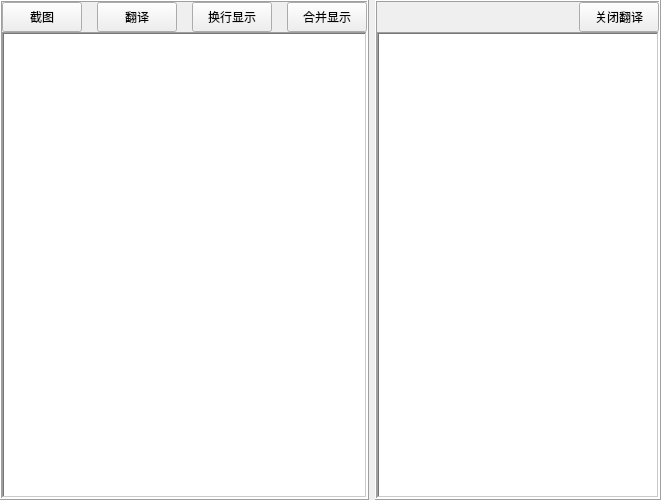
<?xml version="1.0" encoding="UTF-8"?>
<ui version="4.0">
 <class>MainWindow</class>
 <widget class="QMainWindow" name="MainWindow">
  <property name="geometry">
   <rect>
    <x>0</x>
    <y>0</y>
    <width>661</width>
    <height>500</height>
   </rect>
  </property>
  <property name="sizePolicy">
   <sizepolicy hsizetype="Expanding" vsizetype="Expanding">
    <horstretch>0</horstretch>
    <verstretch>0</verstretch>
   </sizepolicy>
  </property>
  <property name="minimumSize">
   <size>
    <width>100</width>
    <height>100</height>
   </size>
  </property>
  <property name="maximumSize">
   <size>
    <width>100000</width>
    <height>500000</height>
   </size>
  </property>
  <property name="focusPolicy">
   <enum>Qt::WheelFocus</enum>
  </property>
  <property name="windowTitle">
   <string>OCR_QT</string>
  </property>
  <widget class="QWidget" name="centralWidget">
   <property name="sizePolicy">
    <sizepolicy hsizetype="Expanding" vsizetype="Expanding">
     <horstretch>0</horstretch>
     <verstretch>0</verstretch>
    </sizepolicy>
   </property>
   <layout class="QHBoxLayout" name="horizontalLayout_4" stretch="1,1">
    <property name="spacing">
     <number>6</number>
    </property>
    <property name="leftMargin">
     <number>0</number>
    </property>
    <property name="topMargin">
     <number>0</number>
    </property>
    <property name="rightMargin">
     <number>0</number>
    </property>
    <property name="bottomMargin">
     <number>0</number>
    </property>
    <item>
     <widget class="QFrame" name="frame_2">
      <property name="frameShape">
       <enum>QFrame::Box</enum>
      </property>
      <property name="frameShadow">
       <enum>QFrame::Raised</enum>
      </property>
      <layout class="QHBoxLayout" name="horizontalLayout_3">
       <property name="spacing">
        <number>0</number>
       </property>
       <property name="leftMargin">
        <number>0</number>
       </property>
       <property name="topMargin">
        <number>0</number>
       </property>
       <property name="rightMargin">
        <number>0</number>
       </property>
       <property name="bottomMargin">
        <number>0</number>
       </property>
       <item>
        <layout class="QVBoxLayout" name="verticalLayout_2">
         <property name="spacing">
          <number>0</number>
         </property>
         <item>
          <layout class="QHBoxLayout" name="horizontalLayout" stretch="1,1,1,1">
           <property name="spacing">
            <number>15</number>
           </property>
           <property name="sizeConstraint">
            <enum>QLayout::SetDefaultConstraint</enum>
           </property>
           <item>
            <widget class="QPushButton" name="screenshotButton">
             <property name="sizePolicy">
              <sizepolicy hsizetype="Expanding" vsizetype="Maximum">
               <horstretch>0</horstretch>
               <verstretch>0</verstretch>
              </sizepolicy>
             </property>
             <property name="minimumSize">
              <size>
               <width>0</width>
               <height>30</height>
              </size>
             </property>
             <property name="maximumSize">
              <size>
               <width>16777215</width>
               <height>16777215</height>
              </size>
             </property>
             <property name="text">
              <string>截图</string>
             </property>
            </widget>
           </item>
           <item>
            <widget class="QPushButton" name="translateButton">
             <property name="sizePolicy">
              <sizepolicy hsizetype="Expanding" vsizetype="Maximum">
               <horstretch>0</horstretch>
               <verstretch>0</verstretch>
              </sizepolicy>
             </property>
             <property name="minimumSize">
              <size>
               <width>0</width>
               <height>30</height>
              </size>
             </property>
             <property name="maximumSize">
              <size>
               <width>16777215</width>
               <height>16777215</height>
              </size>
             </property>
             <property name="text">
              <string>翻译</string>
             </property>
            </widget>
           </item>
           <item>
            <widget class="QPushButton" name="splitButton">
             <property name="sizePolicy">
              <sizepolicy hsizetype="Expanding" vsizetype="Maximum">
               <horstretch>0</horstretch>
               <verstretch>0</verstretch>
              </sizepolicy>
             </property>
             <property name="minimumSize">
              <size>
               <width>0</width>
               <height>30</height>
              </size>
             </property>
             <property name="maximumSize">
              <size>
               <width>16777215</width>
               <height>16777215</height>
              </size>
             </property>
             <property name="text">
              <string>换行显示</string>
             </property>
            </widget>
           </item>
           <item>
            <widget class="QPushButton" name="mergeButton">
             <property name="sizePolicy">
              <sizepolicy hsizetype="Expanding" vsizetype="Maximum">
               <horstretch>0</horstretch>
               <verstretch>0</verstretch>
              </sizepolicy>
             </property>
             <property name="minimumSize">
              <size>
               <width>0</width>
               <height>30</height>
              </size>
             </property>
             <property name="maximumSize">
              <size>
               <width>16777215</width>
               <height>16777215</height>
              </size>
             </property>
             <property name="text">
              <string>合并显示</string>
             </property>
            </widget>
           </item>
          </layout>
         </item>
         <item>
          <widget class="QTextEdit" name="resultEdit">
           <property name="sizePolicy">
            <sizepolicy hsizetype="Expanding" vsizetype="Expanding">
             <horstretch>0</horstretch>
             <verstretch>0</verstretch>
            </sizepolicy>
           </property>
           <property name="frameShape">
            <enum>QFrame::WinPanel</enum>
           </property>
           <property name="frameShadow">
            <enum>QFrame::Sunken</enum>
           </property>
           <property name="verticalScrollBarPolicy">
            <enum>Qt::ScrollBarAsNeeded</enum>
           </property>
           <property name="html">
            <string>&lt;!DOCTYPE HTML PUBLIC &quot;-//W3C//DTD HTML 4.0//EN&quot; &quot;http://www.w3.org/TR/REC-html40/strict.dtd&quot;&gt;
&lt;html&gt;&lt;head&gt;&lt;meta name=&quot;qrichtext&quot; content=&quot;1&quot; /&gt;&lt;style type=&quot;text/css&quot;&gt;
p, li { white-space: pre-wrap; }
&lt;/style&gt;&lt;/head&gt;&lt;body style=&quot; font-family:'Ubuntu'; font-size:11pt; font-weight:400; font-style:normal;&quot;&gt;
&lt;p align=&quot;justify&quot; style=&quot;-qt-paragraph-type:empty; margin-top:2px; margin-bottom:2px; margin-left:0px; margin-right:0px; -qt-block-indent:0; text-indent:0px; font-family:'SimSun';&quot;&gt;&lt;br /&gt;&lt;/p&gt;&lt;/body&gt;&lt;/html&gt;</string>
           </property>
          </widget>
         </item>
        </layout>
       </item>
      </layout>
     </widget>
    </item>
    <item>
     <widget class="QFrame" name="frame">
      <property name="frameShape">
       <enum>QFrame::Box</enum>
      </property>
      <property name="frameShadow">
       <enum>QFrame::Raised</enum>
      </property>
      <layout class="QVBoxLayout" name="verticalLayout_3">
       <property name="spacing">
        <number>0</number>
       </property>
       <property name="leftMargin">
        <number>0</number>
       </property>
       <property name="topMargin">
        <number>0</number>
       </property>
       <property name="rightMargin">
        <number>0</number>
       </property>
       <property name="bottomMargin">
        <number>0</number>
       </property>
       <item>
        <layout class="QVBoxLayout" name="verticalLayout">
         <property name="spacing">
          <number>0</number>
         </property>
         <item>
          <layout class="QHBoxLayout" name="horizontalLayout_2" stretch="3,1">
           <item>
            <spacer name="horizontalSpacer">
             <property name="orientation">
              <enum>Qt::Horizontal</enum>
             </property>
             <property name="sizeHint" stdset="0">
              <size>
               <width>40</width>
               <height>20</height>
              </size>
             </property>
            </spacer>
           </item>
           <item>
            <widget class="QPushButton" name="exitTranslateButton">
             <property name="sizePolicy">
              <sizepolicy hsizetype="Expanding" vsizetype="Maximum">
               <horstretch>0</horstretch>
               <verstretch>30</verstretch>
              </sizepolicy>
             </property>
             <property name="minimumSize">
              <size>
               <width>0</width>
               <height>30</height>
              </size>
             </property>
             <property name="text">
              <string>关闭翻译</string>
             </property>
             <property name="flat">
              <bool>false</bool>
             </property>
            </widget>
           </item>
          </layout>
         </item>
         <item>
          <widget class="QTextEdit" name="translateEdit">
           <property name="sizePolicy">
            <sizepolicy hsizetype="Expanding" vsizetype="Expanding">
             <horstretch>0</horstretch>
             <verstretch>0</verstretch>
            </sizepolicy>
           </property>
           <property name="frameShape">
            <enum>QFrame::WinPanel</enum>
           </property>
           <property name="frameShadow">
            <enum>QFrame::Sunken</enum>
           </property>
           <property name="verticalScrollBarPolicy">
            <enum>Qt::ScrollBarAsNeeded</enum>
           </property>
           <property name="html">
            <string>&lt;!DOCTYPE HTML PUBLIC &quot;-//W3C//DTD HTML 4.0//EN&quot; &quot;http://www.w3.org/TR/REC-html40/strict.dtd&quot;&gt;
&lt;html&gt;&lt;head&gt;&lt;meta name=&quot;qrichtext&quot; content=&quot;1&quot; /&gt;&lt;style type=&quot;text/css&quot;&gt;
p, li { white-space: pre-wrap; }
&lt;/style&gt;&lt;/head&gt;&lt;body style=&quot; font-family:'Ubuntu'; font-size:11pt; font-weight:400; font-style:normal;&quot;&gt;
&lt;p align=&quot;justify&quot; style=&quot;-qt-paragraph-type:empty; margin-top:2px; margin-bottom:2px; margin-left:0px; margin-right:0px; -qt-block-indent:0; text-indent:0px; font-family:'SimSun';&quot;&gt;&lt;br /&gt;&lt;/p&gt;&lt;/body&gt;&lt;/html&gt;</string>
           </property>
          </widget>
         </item>
        </layout>
       </item>
      </layout>
     </widget>
    </item>
   </layout>
  </widget>
 </widget>
 <layoutdefault spacing="6" margin="11"/>
 <resources/>
 <connections/>
</ui>
